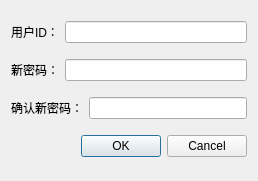
<?xml version="1.0" encoding="UTF-8"?>
<ui version="4.0">
 <class>setting_resetPwd</class>
 <widget class="QDialog" name="setting_resetPwd">
  <property name="geometry">
   <rect>
    <x>0</x>
    <y>0</y>
    <width>258</width>
    <height>181</height>
   </rect>
  </property>
  <property name="windowTitle">
   <string>重置密码</string>
  </property>
  <layout class="QVBoxLayout" name="verticalLayout">
   <item>
    <layout class="QHBoxLayout" name="horizontalLayout">
     <item>
      <widget class="QLabel" name="label">
       <property name="text">
        <string>用户ID：</string>
       </property>
      </widget>
     </item>
     <item>
      <widget class="QLineEdit" name="lineEdit"/>
     </item>
    </layout>
   </item>
   <item>
    <layout class="QHBoxLayout" name="horizontalLayout_2">
     <item>
      <widget class="QLabel" name="label_2">
       <property name="text">
        <string>新密码：</string>
       </property>
      </widget>
     </item>
     <item>
      <widget class="QLineEdit" name="lineEdit_2"/>
     </item>
    </layout>
   </item>
   <item>
    <layout class="QHBoxLayout" name="horizontalLayout_3">
     <item>
      <widget class="QLabel" name="label_3">
       <property name="text">
        <string>确认新密码：</string>
       </property>
      </widget>
     </item>
     <item>
      <widget class="QLineEdit" name="lineEdit_3"/>
     </item>
    </layout>
   </item>
   <item>
    <widget class="QDialogButtonBox" name="buttonBox">
     <property name="orientation">
      <enum>Qt::Horizontal</enum>
     </property>
     <property name="standardButtons">
      <set>QDialogButtonBox::Cancel|QDialogButtonBox::Ok</set>
     </property>
    </widget>
   </item>
  </layout>
 </widget>
 <resources/>
 <connections>
  <connection>
   <sender>buttonBox</sender>
   <signal>accepted()</signal>
   <receiver>setting_resetPwd</receiver>
   <slot>accept()</slot>
   <hints>
    <hint type="sourcelabel">
     <x>248</x>
     <y>254</y>
    </hint>
    <hint type="destinationlabel">
     <x>157</x>
     <y>274</y>
    </hint>
   </hints>
  </connection>
  <connection>
   <sender>buttonBox</sender>
   <signal>rejected()</signal>
   <receiver>setting_resetPwd</receiver>
   <slot>reject()</slot>
   <hints>
    <hint type="sourcelabel">
     <x>316</x>
     <y>260</y>
    </hint>
    <hint type="destinationlabel">
     <x>286</x>
     <y>274</y>
    </hint>
   </hints>
  </connection>
 </connections>
</ui>
